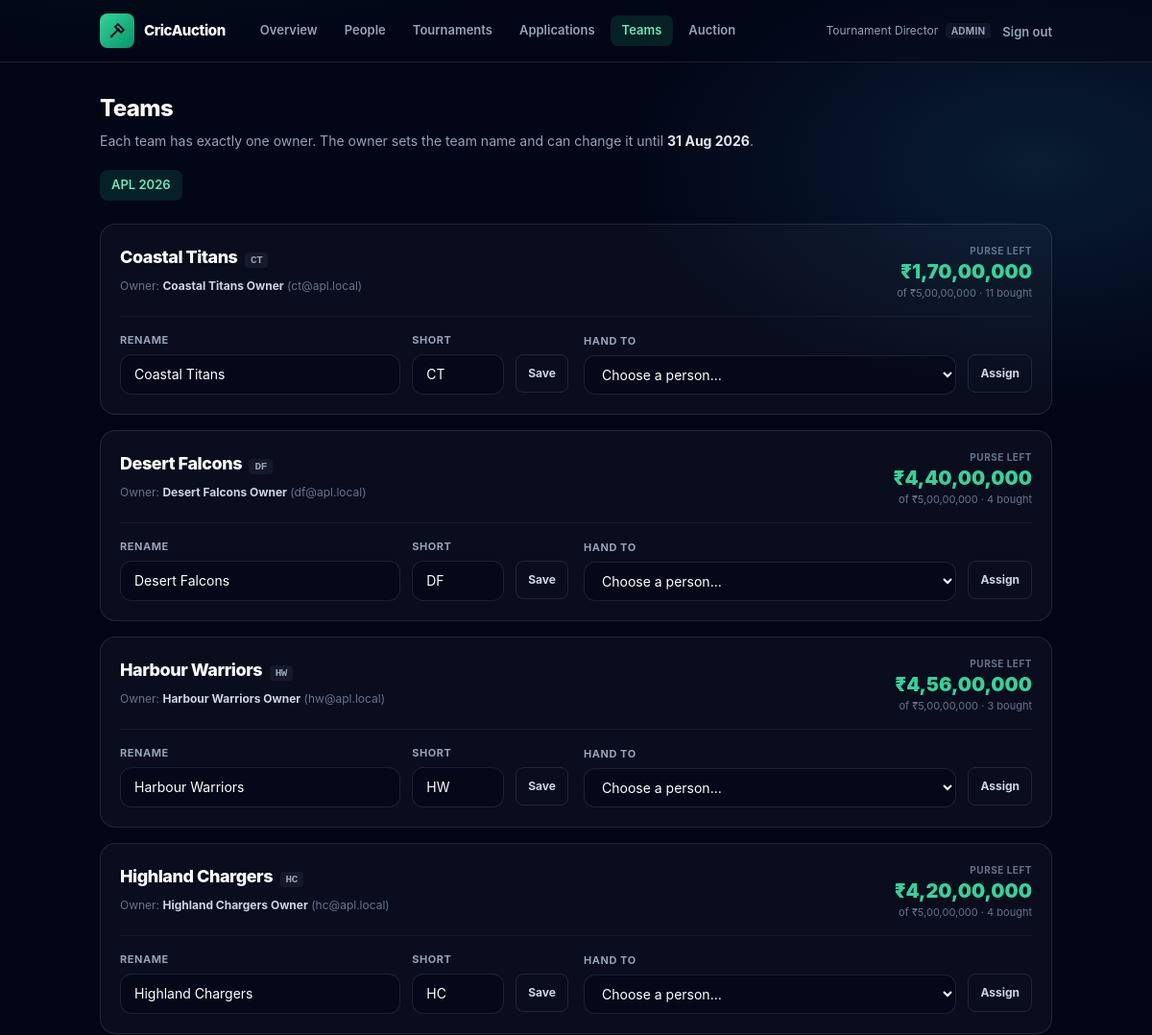
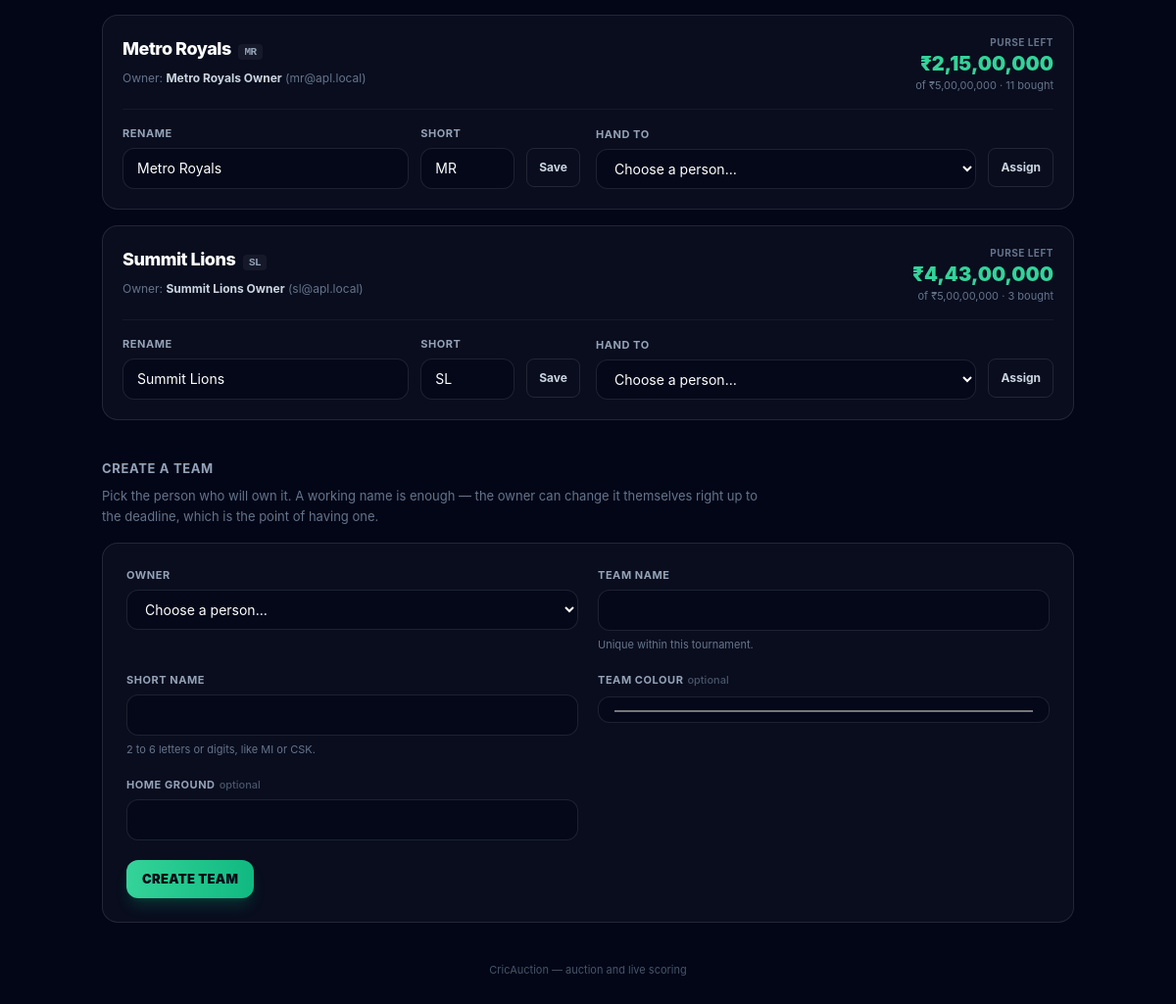
/admin/teams.php (signed in), run on the app's committed database (2 pictures, top to bottom).
### tables this page shows
CREATE TABLE `users` (
    `id`             INT UNSIGNED NOT NULL AUTO_INCREMENT,
    `username`       VARCHAR(40)      NULL,   
    `name`           VARCHAR(120) NOT NULL,
    `email`          VARCHAR(190) NOT NULL,   
    `phone`          VARCHAR(20)      NULL,
    `address`        VARCHAR(255)     NULL,
    `photo_path`     VARCHAR(255)     NULL,   
    `player_type`    ENUM('batsman','batting_all_rounder','bowling_all_rounder','wicket_keeper','bowler') NULL,
    `password_hash`  VARCHAR(255) NOT NULL,
 
    `must_change_password` TINYINT(1) NOT NULL DEFAULT 0,
    `role`           ENUM('admin','team_owner','scorer','viewer','player') NOT NULL DEFAULT 'viewer',
    `status`         ENUM('pending','approved','rejected','suspended') NOT NULL DEFAULT 'approved',
    `approved_by`    INT UNSIGNED     NULL,
    `approved_at`    DATETIME         NULL,
    `team_id`        INT UNSIGNED     NULL,   
    `avatar_url`     VARCHAR(255)     NULL,
    `is_active`      TINYINT(1)   NOT NULL DEFAULT 1,
    `last_login_at`  DATETIME         NULL,
    `created_at`     TIMESTAMP    NOT NULL DEFAULT CURRENT_TIMESTAMP,
    `updated_at`     TIMESTAMP    NOT NULL DEFAULT CURRENT_TIMESTAMP ON UPDATE CURRENT_TIMESTAMP,

    PRIMARY KEY (`id`),
    UNIQUE KEY `uq_users_email` (`email`),
    UNIQUE KEY `uq_users_username` (`username`),
 
    UNIQUE KEY `uq_users_owner_team` (`team_id`),
    KEY `idx_users_role` (`role`, `is_active`),
    KEY `idx_users_status` (`status`, `role`),

    CONSTRAINT `fk_users_team`
        FOREIGN KEY (`team_id`) REFERENCES `teams` (`id`),
    CONSTRAINT `fk_users_approved_by`
        FOREIGN KEY (`approved_by`) REFERENCES `users` (`id`),

 
    CONSTRAINT `chk_users_team_role` CHECK (
        (`role` = 'team_owner' AND `team_id` IS NOT NULL)
        OR (`role` <> 'team_owner' AND `team_id` IS NULL)
    )
);

CREATE TABLE `tournaments` (
    `id`                 INT UNSIGNED    NOT NULL AUTO_INCREMENT,
    `name`               VARCHAR(120)    NOT NULL,
    `season_year`        SMALLINT UNSIGNED NOT NULL,
    `logo_url`           VARCHAR(255)        NULL,

 
    `secret_code`        VARCHAR(16)         NULL,

 
    `start_date`         DATE                NULL,
    `auction_date`       DATE                NULL,   
    `end_date`           DATE                NULL,
 
    `team_name_change_deadline` DATE          NULL,
    `registration_open`  TINYINT(1)      NOT NULL DEFAULT 1,

 
    `purse_per_team`     DECIMAL(14,2)   NOT NULL DEFAULT 10000000.00,
    `min_squad_size`     TINYINT UNSIGNED NOT NULL DEFAULT 11,
    `max_squad_size`     TINYINT UNSIGNED NOT NULL DEFAULT 15,
    `max_overseas`       TINYINT UNSIGNED NOT NULL DEFAULT 4,
    `bid_increment`      DECIMAL(14,2)   NOT NULL DEFAULT 500000.00,
    `bid_timer_seconds`  SMALLINT UNSIGNED NOT NULL DEFAULT 30,

 
    `overs_per_innings`  TINYINT UNSIGNED NOT NULL DEFAULT 20,
    `balls_per_over`     TINYINT UNSIGNED NOT NULL DEFAULT 6,

    `status`             ENUM('draft','auction','ongoing','completed') NOT NULL DEFAULT 'draft',
    `created_at`         TIMESTAMP       NOT NULL DEFAULT CURRENT_TIMESTAMP,
    `updated_at`         TIMESTAMP       NOT NULL DEFAULT CURRENT_TIMESTAMP ON UPDATE CURRENT_TIMESTAMP,

    PRIMARY KEY (`id`),
    UNIQUE KEY `uq_tournament_name_season` (`name`, `season_year`),
    UNIQUE KEY `uq_tournament_secret` (`secret_code`),
    KEY `idx_tournament_status` (`status`),

    CONSTRAINT `chk_tournament_squad`   CHECK (`max_squad_size` >= `min_squad_size`),
    CONSTRAINT `chk_tournament_purse`   CHECK (`purse_per_team` > 0),
    CONSTRAINT `chk_tournament_overs`   CHECK (`overs_per_innings` BETWEEN 1 AND 50)
);

CREATE TABLE `teams` (
    `id`             INT UNSIGNED  NOT NULL AUTO_INCREMENT,
    `tournament_id`  INT UNSIGNED  NOT NULL,
    `name`           VARCHAR(100)  NOT NULL,
    `short_name`     VARCHAR(6)    NOT NULL,   
    `logo_url`       VARCHAR(255)      NULL,
    `primary_color`  CHAR(7)       NOT NULL DEFAULT '#22c55e',   
    `home_venue`     VARCHAR(120)      NULL,

    `purse_total`    DECIMAL(14,2) NOT NULL DEFAULT 10000000.00,
    `purse_spent`    DECIMAL(14,2) NOT NULL DEFAULT 0.00,
    `purse_remaining` DECIMAL(14,2) AS (`purse_total` - `purse_spent`) STORED,
    `players_bought` SMALLINT UNSIGNED NOT NULL DEFAULT 0,
    `overseas_bought` TINYINT UNSIGNED NOT NULL DEFAULT 0,

    `created_at`     TIMESTAMP     NOT NULL DEFAULT CURRENT_TIMESTAMP,
    `updated_at`     TIMESTAMP     NOT NULL DEFAULT CURRENT_TIMESTAMP ON UPDATE CURRENT_TIMESTAMP,

    PRIMARY KEY (`id`),
    UNIQUE KEY `uq_team_name`  (`tournament_id`, `name`),
    UNIQUE KEY `uq_team_short` (`tournament_id`, `short_name`),
    KEY `idx_team_purse` (`tournament_id`, `purse_remaining`),

    CONSTRAINT `fk_teams_tournament`
        FOREIGN KEY (`tournament_id`) REFERENCES `tournaments` (`id`)
        ON DELETE CASCADE ON UPDATE CASCADE,

    CONSTRAINT `chk_team_spent`  CHECK (`purse_spent` >= 0 AND `purse_spent` <= `purse_total`),
    CONSTRAINT `chk_team_colour` CHECK (`primary_color` REGEXP '^#[0-9A-Fa-f]{6}$')
);

### public/admin/teams.php (the view, shortened to what the rows shown need)
<?php
require_once dirname(dirname(__DIR__)) . '/config/config.php';
require_once BASE_PATH . '/app/Views/layouts/shell.php';
$tournaments = new TournamentService();
$all = $tournaments->listTournaments();
$links = [
    ['href' => 'index.php',        'label' => 'Overview'],
    ['href' => 'users.php',        'label' => 'People'],
    ['href' => 'tournaments.php',  'label' => 'Tournaments'],
    ['href' => 'applications.php', 'label' => 'Applications'],
    ['href' => 'teams.php',        'label' => 'Teams', 'current' => true],
    ['href' => 'auction.php',      'label' => 'Auction'],
];
    ?>
    <?php
$tournamentId = isset($_GET['tournament']) ? (int) $_GET['tournament'] : (int) $all[0]['id'];
$tournament   = $tournaments->find($tournamentId);
$teams        = $tournaments->teams($tournamentId);
$candidates = Database::all(
    "SELECT id, name, email, role FROM users
      WHERE status = 'approved' AND team_id IS NULL AND role <> 'scorer'
   ORDER BY name"
);
$candidateOptions = ['' => 'Choose a person…'];
foreach ($candidates as $person) {
    $candidateOptions[(string) $person['id']] = $person['name'] . ' — ' . $person['email'];
}
page_head('Teams', '../', $links);
?>
<h1 class="text-2xl font-extrabold tracking-tight text-white">Teams</h1>
<p class="mt-2 text-sm text-slate-400">
    Each team has exactly one owner. The owner sets the team name and can change it until
    <strong class="text-slate-200"><?= e(pretty_date($tournament['team_name_change_deadline'])) ?></strong>.
</p>
<div class="no-bar mt-5 flex gap-2 overflow-x-auto">
    <?php foreach ($all as $row): ?>
        <a href="teams.php?tournament=<?= (int) $row['id'] ?>"
           class="whitespace-nowrap rounded-lg px-3 py-1.5 text-[13px] font-semibold transition <?=
               (int) $row['id'] === $tournamentId
                   ? 'bg-emerald-500/15 text-emerald-300'
                   : 'border border-white/10 text-slate-400 hover:bg-white/5' ?>">
            <?= e((string) $row['name']) ?> <?= e((string) $row['season_year']) ?>
        </a>
    <?php endforeach; ?>
</div>
<?php if ($teams === []): ?>
    <p class="mt-6 rounded-2xl border border-white/10 bg-white/[0.03] p-8 text-center text-sm text-slate-500">
        No teams in this tournament yet.
    </p>
<?php else: ?>
    <div class="mt-6 space-y-4">
        <?php foreach ($teams as $team): ?>
            <article class="rounded-2xl border border-white/10 bg-white/[0.03] p-5">
                <div class="flex flex-wrap items-start justify-between gap-4">
                    <div>
                        <h2 class="text-lg font-extrabold tracking-tight text-white">
                            <?= e((string) $team['name']) ?>
                            <span class="ml-1 rounded bg-white/5 px-1.5 py-0.5 font-mono text-[11px] font-bold text-slate-400"><?= e((string) $team['short_name']) ?></span>
                        </h2>
                        <p class="mt-1 text-[12px] text-slate-500">
                            <?php if ($team['owner_id'] !== null): ?>
                                Owner: <strong class="text-slate-300"><?= e((string) $team['owner_name']) ?></strong>
                                (<?= e((string) $team['owner_email']) ?>)
                            <?php else: ?>
                                <span class="font-bold text-amber-300">No owner yet</span>
                            <?php endif; ?>
                        </p>
                    </div>
                    <div class="text-right">
                        <p class="text-[10px] font-bold uppercase tracking-wider text-slate-500">Purse left</p>
                        <p class="text-xl font-black text-emerald-400">
                            <?= e(rupees($team['purse_remaining'])) ?>
                        </p>
                        <p class="text-[11px] text-slate-500">
                            of <?= e(rupees($team['purse_total'])) ?>
                            · <?= (int) $team['players_bought'] ?> bought
                        </p>
                    </div>
                </div>
                <div class="mt-4 grid gap-4 border-t border-white/5 pt-4 sm:grid-cols-2">
                    <form method="post" class="flex flex-wrap items-end gap-3">
                        <div class="min-w-[10rem] flex-1">
                            <?php field('name', 'Rename', (string) $team['name']); ?>
                        </div>
                        <div class="w-24">
                        </div>
                        <button type="submit" class="mb-0.5 rounded-lg border border-white/10 px-3 py-2.5 text-[12px] font-bold text-slate-300 hover:bg-white/5">
                            Save
                        </button>
                    </form>
                    <form method="post" class="flex flex-wrap items-end gap-3">
                        <div class="min-w-[12rem] flex-1">
                            <?php select_field('owner_id', $team['owner_id'] !== null ? 'Hand to' : 'Give an owner', $candidateOptions); ?>
                        </div>
                        <button type="submit" class="mb-0.5 rounded-lg border border-white/10 px-3 py-2.5 text-[12px] font-bold text-slate-300 hover:bg-white/5">
                            Assign
                        </button>
                    </form>
                </div>
            </article>
        <?php endforeach; ?>
    </div>
<?php endif; ?>
<section class="mt-10">
    <h2 class="text-[13px] font-bold uppercase tracking-wider text-slate-400">Create a team</h2>
</section>
<?php page_foot(); ?>

### app/Views/layouts/shell.php (shortened to what the rows shown need)
<?php
function page_head(string $title, string $up = '', array $links = []): void
{
    $user = Auth::user();
    ?><!DOCTYPE html>
<html lang="en" class="dark">
<head>
    <link rel="stylesheet" href="<?= e($up) ?>assets/css/app.css">
</head>
<body class="bg-gate min-h-screen font-sans text-slate-200">
<header class="border-b border-white/10 bg-slate-950/50">
    <div class="mx-auto flex max-w-5xl flex-wrap items-center gap-x-6 gap-y-3 px-4 py-3.5">
        <div class="ml-auto flex items-center gap-3">
            <?php if ($user !== null): ?>
                <span class="hidden text-[12px] text-slate-400 sm:block">
                    <?= e((string) $user['name']) ?>
                    <span class="ml-1 rounded bg-white/5 px-1.5 py-0.5 text-[10px] font-bold uppercase tracking-wide text-slate-400">
                        <?= e(str_replace('_', ' ', (string) $user['role'])) ?>
                    </span>
                </span>
                <form method="post" action="<?= e($up) ?>logout.php" class="inline">
                    <button type="submit" class="text-[13px] font-semibold text-slate-400 transition hover:text-rose-300">
                        Sign out
                    </button>
                </form>
            <?php else: ?>
                <a href="<?= e($up) ?>login.php" class="text-[13px] font-semibold text-slate-300 hover:text-emerald-300">Sign in</a>
                <a href="<?= e($up) ?>register.php"
                   class="rounded-lg bg-emerald-500 px-3 py-1.5 text-[13px] font-bold text-slate-950 hover:brightness-110">Register</a>
            <?php endif; ?>
        </div>
    </div>
</header>
<main class="mx-auto max-w-5xl px-4 py-8">
<?php
}
    ?>
    <?php
function page_foot(): void
{
    ?>
</main>
</body>
</html>
<?php
}
function field_id(string $name): string
{
    static $seen = [];
    $seen[$name] = ($seen[$name] ?? 0) + 1;
    return 'f_' . $name . ($seen[$name] > 1 ? '_' . $seen[$name] : '');
}
function field(
    string $name,
    string $label,
    string $value = '',
    string $type = 'text',
    bool $required = true,
    string $hint = '',
    bool $readonly = false,
    string $placeholder = '',
): void {
    $id = field_id($name);
    ?>
    <div>
        <label for="<?= e($id) ?>" class="mb-1.5 block text-[11px] font-bold uppercase tracking-wider text-slate-400">
            <?= e($label) ?><?php if (!$required): ?><span class="ml-1 font-medium normal-case tracking-normal text-slate-600">optional</span><?php endif; ?>
        </label>
        <input id="<?= e($id) ?>" name="<?= e($name) ?>" type="<?= e($type) ?>"
               value="<?= e($value) ?>"
               <?= $required ? 'required' : '' ?>
               <?= $readonly ? 'readonly' : '' ?>
               <?= $placeholder !== '' ? 'placeholder="' . e($placeholder) . '"' : '' ?>
               class="w-full rounded-xl border border-white/10 px-3.5 py-2.5 text-sm text-white outline-none transition placeholder:text-slate-600 focus:border-emerald-400/50 focus:ring-2 focus:ring-emerald-400/20 <?=
                   $readonly ? 'cursor-not-allowed bg-slate-900/60 text-slate-500' : 'bg-slate-950/60' ?>">
    </div>
    <?php
}
function select_field(string $name, string $label, array $options, string $value = '', bool $required = true): void
{
    $id = field_id($name);
    ?>
    <div>
        <label for="<?= e($id) ?>" class="mb-1.5 block text-[11px] font-bold uppercase tracking-wider text-slate-400">
            <?= e($label) ?>
        </label>
        <select id="<?= e($id) ?>" name="<?= e($name) ?>" <?= $required ? 'required' : '' ?>
                class="w-full rounded-xl border border-white/10 bg-slate-950/60 px-3.5 py-2.5 text-sm text-white outline-none focus:border-emerald-400/50 focus:ring-2 focus:ring-emerald-400/20">
            <?php foreach ($options as $optValue => $optLabel): ?>
                <option value="<?= e((string) $optValue) ?>" <?= (string) $optValue === $value ? 'selected' : '' ?>>
                    <?= e($optLabel) ?>
                </option>
            <?php endforeach; ?>
        </select>
    </div>
    <?php
}
    ?>
    <?php
function rupees(float|string|null $amount): string
{
    $n     = (int) round((float) $amount);
    $s     = (string) abs($n);
    $last3 = substr($s, -3);
    $rest  = substr($s, 0, -3);
    if ($rest !== '') {
        $last3 = preg_replace('/\B(?=(\d{2})+(?!\d))/', ',', $rest) . ',' . $last3;
    }
    return ($n < 0 ? '-' : '') . '₹' . $last3;
}
function pretty_date(?string $date): string
{
    $ts = strtotime($date);
    return $ts === false ? $date : date('j M Y', $ts);
}

### data on the page
users: name "Tournament Director", role "ADMIN"
tournaments: team_name_change_deadline "31 Aug 2026", name "APL", season_year "2026"
users: team.name "Coastal Titans", team.short_name "CT", name "Coastal Titans Owner", email "ct@apl.local", team.purse_remaining "₹1,70,00,000", team.purse_total "₹5,00,00,000", team.players_bought "11", label "RENAME SHORT", name "Coastal Titans", short_name "CT"
users: team.name "Desert Falcons", team.short_name "DF", name "Desert Falcons Owner", email "df@apl.local", team.purse_remaining "₹4,40,00,000", team.purse_total "₹5,00,00,000", team.players_bought "4", label "RENAME SHORT", name "Desert Falcons", short_name "DF", owner_id "Choose a person…"
users: team.name "Harbour Warriors", team.short_name "HW", name "Harbour Warriors Owner", email "hw@apl.local", team.purse_remaining "₹4,56,00,000", team.purse_total "₹5,00,00,000", team.players_bought "3", label "RENAME SHORT", name "Harbour Warriors", short_name "HW"
users: team.name "Highland Chargers", team.short_name "HC", name "Highland Chargers Owner", email "hc@apl.local", team.purse_remaining "₹4,20,00,000", team.purse_total "₹5,00,00,000", team.players_bought "4", label "RENAME SHORT", name "Highland Chargers", short_name "HC"
users: team.name "Metro Royals", team.short_name "MR", name "Metro Royals Owner", email "mr@apl.local", team.purse_remaining "₹2,15,00,000", team.purse_total "₹5,00,00,000", team.players_bought "11", label "RENAME SHORT", name "Metro Royals", short_name "MR"
users: team.name "Summit Lions", team.short_name "SL", name "Summit Lions Owner", email "sl@apl.local", team.purse_remaining "₹4,43,00,000", team.purse_total "₹5,00,00,000", team.players_bought "3", label "RENAME SHORT", name "Summit Lions", short_name "SL"

### other printed values
APP_NAME "CricAuction"
$link['label'] "Overview"
$link['label'] "People"
$link['label'] "Tournaments"
$link['label'] "Applications"
$link['label'] "Teams"
$link['label'] "Auction"
$label "OWNER"
$label "TEAM NAME SHORT NAME TEAM COLOUR HOME GROUND"
$hint "Unique within this tournament. 2 to 6 letters or digits, like MI or CSK."
$label "CREATE TEAM"
form field owner_id "Choose a person…"
